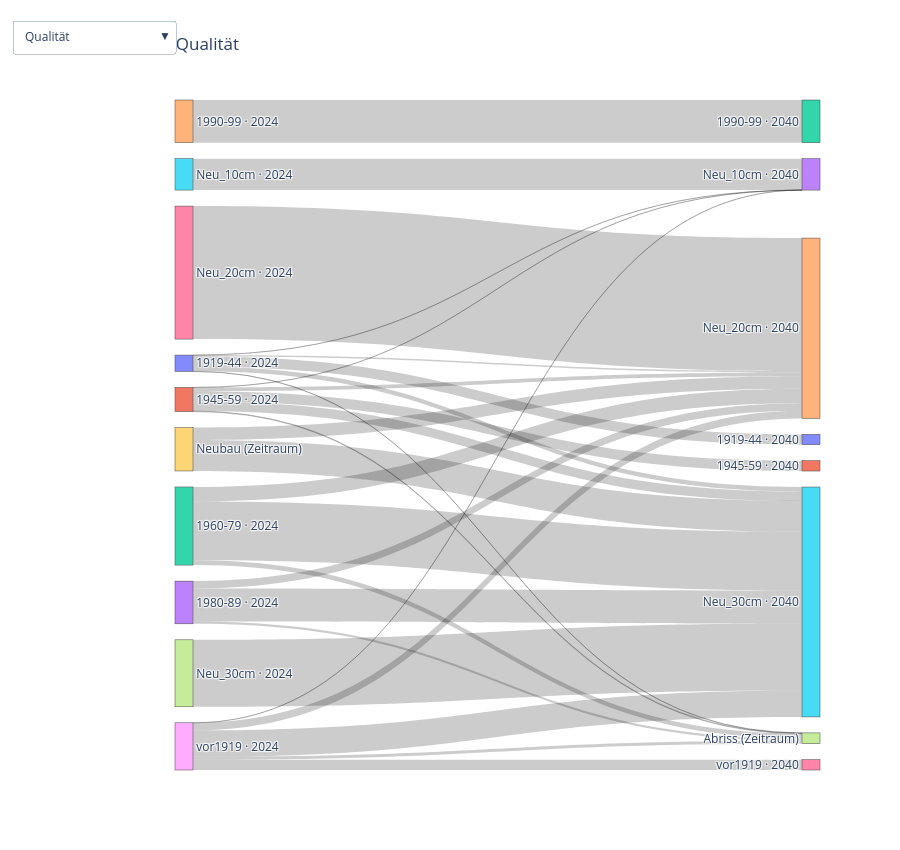

Source (notebook cell):
### Markdown cell above
## 6 Flüsse, Matrizen und Sankey

- **Was:** Übergänge nach Qualität, Versorgung, PV und Flexibilität.
- **Eingaben:** Flusstabelle
- **Rechnet oder liest:** rechnet Aggregationen
- **Annahmen:** –
- **Interpretation:** Flüsse sind eine zulässige Zuordnung zwischen Zuständen, keine beobachteten Maßnahmen.
- **Sperrende Fehler:** Status ≠ MACHBAR: keine Darstellung

### Code cell
if ergebnis['status'] == fs.MACHBAR:
    for merkmal in ['quality', 'energy', 'pv', 'flex']:
        print(fs.LABEL[merkmal]); display((fs.matrix(ergebnis, merkmal) / 1e6).round(3))
    fs.sankey_auswahl(ergebnis).show()
else:
    print('Keine gültigen Flüsse (Status', ergebnis['status'] + ').')

### Figure 1 — Plotly figure (JSON) as saved in the notebook; plotly's stock layout.template omitted (floating-point values rounded to 4 significant figures; data arrays with more than 128 entries replaced by an {"elided": "..."} marker saying what was removed)
{"data": [{"link": {"customdata": [[62.98, 100], [0.8411, 1.277], [6.485e-12, 3.377e-12], [8.867, 0.8045], [27.31, 1.943], [42.7, 100], [2.713, 6.074], [5.086e-12, 3.906e-12], [15.64, 2.093], [38.94, 4.088], [6.094, 44.18], [18.69, 8.098], [75.22, 25.56], [5.606, 22.22], [17.6, 4.169], [76.79, 14.27], [100, 100], [100, 100.0], [100, 73.76], [100, 29.14], [28.66, 6.895], [71.34, 13.46], [5.995, 26.25], [8.022e-12, 1.205e-11], [15.98, 4.182], [56.2, 11.54], [21.83, 100]], "hovertemplate": "%{source.label} → %{target.label}<br>%{value:.4f} Mio. m² NGF<br>%{customdata[0]:.2f} % der Herkunft<br>%{customdata[1]:.2f} % des Ziels<extra></extra>", "source": [0, 0, 0, 0, 0, 1, 1, 1, 1, 1, 2, 2, 2, 3, 3, 3, 4, 5, 6, 7, 9, 9, 8, 8, 8, 8, 8], "target": [10, 17, 13, 14, 15, 11, 17, 13, 14, 15, 17, 14, 15, 17, 14, 15, 12, 13, 14, 15, 14, 15, 17, 13, 14, 15, 16], "value": [19.0, 0.2537, 1.956e-12, 2.675, 8.238, 19.0, 1.207, 2.263e-12, 6.959, 17.33, 8.78, 26.92, 108.4, 4.415, 13.86, 60.48, 78.66, 57.93, 245.2, 123.5, 22.92, 57.08, 5.217, 6.982e-12, 13.9, 48.91, 19.0]}, "node": {"label": ["1919-44 · 2024", "1945-59 · 2024", "1960-79 · 2024", "1980-89 · 2024", "1990-99 · 2024", "Neu_10cm · 2024", "Neu_20cm · 2024", "Neu_30cm · 2024", "vor1919 · 2024", "Neubau (Zeitraum)", "1919-44 · 2040", "1945-59 · 2040", "1990-99 · 2040", "Neu_10cm · 2040", "Neu_20cm · 2040", "Neu_30cm · 2040", "vor1919 · 2040", "Abriss (Zeitraum)"], "pad": 16, "thickness": 18}, "type": "sankey", "visible": true}, {"link": {"customdata": [[0.2103, 1.695], [85.58, 96.2], [0.9559, 0.5372], [3.209, 2.946], [3.427, 4.617], [3.143, 4.234], [3.475, 5.05], [0.04322, 0.5805], [96.88, 90.74], [0.8705, 1.332], [0.7812, 1.754], [0.716, 1.608], [0.7135, 1.728], [1.825, 4.904], [5.418, 1.015], [23.67, 7.243], [24.82, 11.15], [23.86, 10.71], [20.41, 9.887], [5.306, 52.27], [1.6, 2.198], [5.54, 3.805], [22.57, 25.32], [19.99, 32.91], [23.75, 39.11], [21.25, 37.74], [0.7017, 0.3939], [3.121, 0.8761], [21.32, 9.775], [26.32, 17.71], [20.25, 13.63], [28.28, 20.53], [6.966, 40.55], [1.492, 1.211], [7.445, 3.022], [21.46, 14.22], [21.73, 21.14], [20.55, 19.99], [20.37, 21.38], [100, 39.16], [100, 10.72], [100, 10.72], [100, 3.688]], "hovertemplate": "%{source.label} → %{target.label}<br>%{value:.4f} Mio. m² NGF<br>%{customdata[0]:.2f} % der Herkunft<br>%{customdata[1]:.2f} % des Ziels<extra></extra>", "source": [0, 0, 0, 0, 0, 0, 0, 1, 1, 1, 1, 1, 1, 2, 2, 2, 2, 2, 2, 3, 3, 3, 3, 3, 3, 3, 9, 9, 9, 9, 9, 9, 4, 4, 4, 4, 4, 4, 4, 5, 6, 7, 8], "target": [16, 10, 11, 12, 13, 14, 15, 16, 11, 12, 13, 14, 15, 16, 11, 12, 13, 14, 15, 16, 10, 11, 12, 13, 14, 15, 10, 11, 12, 13, 14, 15, 16, 10, 11, 12, 13, 14, 15, 12, 13, 14, 15], "value": [0.3368, 137.1, 1.531, 5.14, 5.489, 5.034, 5.566, 0.1154, 258.6, 2.324, 2.085, 1.911, 1.905, 0.9745, 2.893, 12.64, 13.25, 12.74, 10.9, 10.39, 3.133, 10.85, 44.18, 39.13, 46.5, 41.6, 0.5613, 2.497, 17.06, 21.06, 16.2, 22.63, 8.059, 1.726, 8.613, 24.82, 25.14, 23.77, 23.56, 68.33, 12.74, 12.74, 4.065]}, "node": {"label": ["Bio · 2024", "DH · 2024", "Elektro · 2024", "Erdgas · 2024", "Oel · 2024", "WP_Luft · 2024", "WP_Sole · 2024", "WP_Sole_fc · 2024", "WP_Wasser · 2024", "Neubau (Zeitraum)", "Bio · 2040", "DH · 2040", "WP_Luft · 2040", "WP_Sole · 2040", "WP_Sole_fc · 2040", "WP_Wasser · 2040", "Abriss (Zeitraum)"], "pad": 16, "thickness": 18}, "type": "sankey", "visible": false}, {"link": {"customdata": {"elided": "427x2 float values"}, "hovertemplate": "%{source.label} → %{target.label}<br>%{value:.4f} Mio. m² NGF<br>%{customdata[0]:.2f} % der Herkunft<br>%{customdata[1]:.2f} % des Ziels<extra></extra>", "source": {"elided": "427 int values"}, "target": {"elided": "427 int values"}, "value": {"elided": "427 float values"}}, "node": {"label": ["1919-44 | Bio · 2024", "1919-44 | DH · 2024", "1919-44 | Elektro · 2024", "1919-44 | Erdgas · 2024", "1919-44 | Oel · 2024", "1945-59 | Bio · 2024", "1945-59 | DH · 2024", "1945-59 | Elektro · 2024", "1945-59 | Erdgas · 2024", "1945-59 | Oel · 2024", "1960-79 | Bio · 2024", "1960-79 | DH · 2024", "1960-79 | Elektro · 2024", "1960-79 | Erdgas · 2024", "1960-79 | Oel · 2024", "1980-89 | Bio · 2024", "1980-89 | DH · 2024", "1980-89 | Elektro · 2024", "1980-89 | Erdgas · 2024", "1980-89 | Oel · 2024", "1990-99 | Bio · 2024", "1990-99 | DH · 2024", "1990-99 | Elektro · 2024", "1990-99 | Erdgas · 2024", "1990-99 | Oel · 2024", "1990-99 | WP_Luft · 2024", "1990-99 | WP_Sole · 2024", "1990-99 | WP_Sole_fc · 2024", "1990-99 | WP_Wasser · 2024", "Neu_10cm | Bio · 2024", "Neu_10cm | DH · 2024", "Neu_10cm | Elektro · 2024", "Neu_10cm | Erdgas · 2024", "Neu_10cm | WP_Luft · 2024", "Neu_10cm | WP_Sole · 2024", "Neu_10cm | WP_Sole_fc · 2024", "Neu_10cm | WP_Wasser · 2024", "Neu_20cm | Bio · 2024", "Neu_20cm | DH · 2024", "Neu_20cm | Elektro · 2024", "Neu_20cm | Erdgas · 2024", "Neu_20cm | WP_Luft · 2024", "Neu_20cm | WP_Sole · 2024", "Neu_20cm | WP_Sole_fc · 2024", "Neu_20cm | WP_Wasser · 2024", "Neu_30cm | Bio · 2024", "Neu_30cm | DH · 2024", "Neu_30cm | Elektro · 2024", "Neu_30cm | Erdgas · 2024", "Neu_30cm | WP_Luft · 2024", "Neu_30cm | WP_Sole · 2024", "Neu_30cm | WP_Sole_fc · 2024", "Neu_30cm | WP_Wasser · 2024", "vor1919 | Bio · 2024", "vor1919 | DH · 2024", "vor1919 | Elektro · 2024", "vor1919 | Erdgas · 2024", "vor1919 | Oel · 2024", "Neubau (Zeitraum)", "1919-44 | Bio · 2040", "1919-44 | DH · 2040", "1945-59 | Bio · 2040", "1945-59 | DH · 2040", "1990-99 | Bio · 2040", "1990-99 | DH · 2040", "1990-99 | WP_Luft · 2040", "1990-99 | WP_Sole · 2040", "1990-99 | WP_Sole_fc · 2040", "1990-99 | WP_Wasser · 2040", "Neu_10cm | Bio · 2040", "Neu_10cm | DH · 2040", "Neu_10cm | WP_Luft · 2040", "Neu_10cm | WP_Sole · 2040", "Neu_10cm | WP_Sole_fc · 2040", "Neu_10cm | WP_Wasser · 2040", "Neu_20cm | Bio · 2040", "Neu_20cm | DH · 2040", "Neu_20cm | WP_Luft · 2040", "Neu_20cm | WP_Sole · 2040", "Neu_20cm | WP_Sole_fc · 2040", "Neu_20cm | WP_Wasser · 2040", "Neu_30cm | Bio · 2040", "Neu_30cm | DH · 2040", "Neu_30cm | WP_Luft · 2040", "Neu_30cm | WP_Sole · 2040", "Neu_30cm | WP_Sole_fc · 2040", "Neu_30cm | WP_Wasser · 2040", "vor1919 | Bio · 2040", "vor1919 | DH · 2040", "Abriss (Zeitraum)"], "pad": 16, "thickness": 18}, "type": "sankey", "visible": false}, {"link": {"customdata": [[0.6711, 18.06], [52.75, 8.941], [0.08529, 7.652], [9.998, 5.648], [0.09255, 8.303], [15.23, 8.605], [0.09943, 6.69], [21.07, 8.927], [100, 17.15], [2.287, 81.87], [0.2707, 64.79], [60.42, 91.06], [0.06025, 48.07], [7.255, 36.45], [0.04888, 38.99], [12.16, 61.06], [0.05149, 30.81], [17.45, 65.75], [100, 10.72], [1.663, 11.16], [0.2244, 33.56], [61.48, 57.91], [0.166, 24.83], [17.65, 16.63], [0.158, 17.73], [18.66, 13.18], [100, 2.144], [1.808, 2.427], [0.86, 25.73], [72.75, 13.71], [0.5595, 12.55], [24.02, 3.394], [100, 1.072], [5.069, 4.537], [2.083, 31.15], [92.85, 8.746]], "hovertemplate": "%{source.label} → %{target.label}<br>%{value:.4f} Mio. m² NGF<br>%{customdata[0]:.2f} % der Herkunft<br>%{customdata[1]:.2f} % des Ziels<extra></extra>", "source": [8, 8, 8, 8, 8, 8, 8, 8, 0, 1, 1, 1, 1, 1, 1, 1, 1, 1, 2, 3, 3, 3, 3, 3, 3, 3, 4, 5, 5, 5, 5, 5, 6, 7, 7, 7], "target": [9, 10, 11, 12, 13, 14, 15, 16, 9, 17, 9, 10, 11, 12, 13, 14, 15, 16, 11, 17, 11, 12, 13, 14, 15, 16, 13, 17, 13, 14, 15, 16, 15, 17, 15, 16], "value": [0.5369, 42.2, 0.06824, 7.998, 0.07404, 12.19, 0.07954, 16.85, 0.5097, 16.27, 1.926, 429.8, 0.4286, 51.61, 0.3477, 86.47, 0.3663, 124.1, 0.09558, 2.218, 0.2993, 82.0, 0.2214, 23.54, 0.2108, 24.89, 0.01912, 0.4823, 0.2294, 19.41, 0.1493, 6.407, 0.01274, 0.9016, 0.3704, 16.51]}, "node": {"label": ["PV0 | Flex · 2024", "PV0 | noFlex · 2024", "PV30 | Flex · 2024", "PV30 | noFlex · 2024", "PV70 | Flex · 2024", "PV70 | noFlex · 2024", "PV90 | Flex · 2024", "PV90 | noFlex · 2024", "Neubau (Zeitraum)", "PV0 | Flex · 2040", "PV0 | noFlex · 2040", "PV30 | Flex · 2040", "PV30 | noFlex · 2040", "PV70 | Flex · 2040", "PV70 | noFlex · 2040", "PV90 | Flex · 2040", "PV90 | noFlex · 2040", "Abriss (Zeitraum)"], "pad": 16, "thickness": 18}, "type": "sankey", "visible": false}], "layout": {"height": 850, "title": {"text": "Flächenströme · Qualität"}, "updatemenus": [{"buttons": [{"args": [{"visible": [true, false, false, false]}, {"title": "Flächenströme · Qualität"}], "label": "Qualität", "method": "update"}, {"args": [{"visible": [false, true, false, false]}, {"title": "Flächenströme · Versorgung"}], "label": "Versorgung", "method": "update"}, {"args": [{"visible": [false, false, true, false]}, {"title": "Flächenströme · Qualität × Versorgung"}], "label": "Qualität × Versorgung", "method": "update"}, {"args": [{"visible": [false, false, false, true]}, {"title": "Flächenströme · PV × Flex"}], "label": "PV × Flex", "method": "update"}], "x": 0, "y": 1.12}]}}
